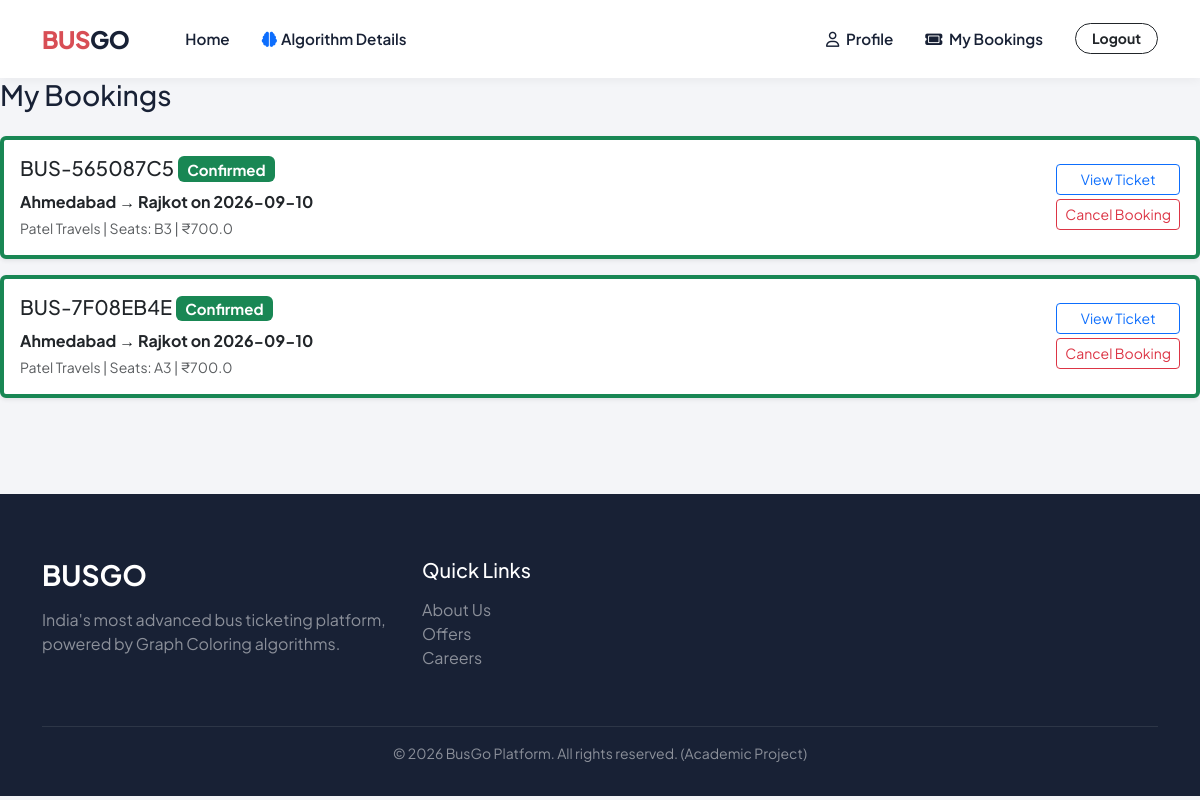
Screenshot of /my-bookings (signed in) with the database file from the repository.
### models/booking.py (models this page shows)
class Booking(db.Model):
    id = db.Column(db.Integer, primary_key=True)
    user_id = db.Column(db.Integer, db.ForeignKey('user.id'), nullable=False)
    bus_id = db.Column(db.Integer, db.ForeignKey('bus.id'), nullable=False)
    journey_date = db.Column(db.String(50), nullable=False)
    booking_date = db.Column(db.DateTime, default=datetime.utcnow)
    passenger_count = db.Column(db.Integer, nullable=False)
    seat_numbers = db.Column(db.String(200), nullable=False) # comma separated
    total_amount = db.Column(db.Float, nullable=False)
    payment_status = db.Column(db.String(50), default='Pending')
    booking_status = db.Column(db.String(50), default='Confirmed') # Confirmed, Cancelled
    booking_reference = db.Column(db.String(50), unique=True, nullable=False)
    passengers_list = db.relationship('Passenger', backref='booking', lazy=True)

### models/bus.py (models this page shows)
class Bus(db.Model):
    id = db.Column(db.Integer, primary_key=True)
    operator = db.Column(db.String(100), nullable=False)
    from_city = db.Column(db.String(100), nullable=False)
    to_city = db.Column(db.String(100), nullable=False)
    departure_time = db.Column(db.String(50), nullable=False)
    arrival_time = db.Column(db.String(50), nullable=False)
    duration = db.Column(db.String(50), nullable=False)
    bus_type = db.Column(db.String(50), nullable=False) # AC, Non-AC, Sleeper, AC Sleeper
    base_price = db.Column(db.Float, nullable=False)
    rating = db.Column(db.Float, default=0.0)
    amenities = db.Column(db.String(200)) # comma separated
    seats = db.relationship('Seat', backref='bus', lazy=True)
    bookings = db.relationship('Booking', backref='bus', lazy=True)

### routes/booking.py (the view)
@booking_bp.route('/my-bookings')
def my_bookings():
    if 'user_id' not in session:
        return redirect(url_for('auth.login'))
    bookings = Booking.query.filter_by(user_id=session['user_id']).order_by(Booking.id.desc()).all()
    return render_template('bookings.html', bookings=bookings)

### templates/bookings.html
{% extends 'base.html' %}
{% block content %}
<h3 class="mb-4">My Bookings</h3>
<div class="row">
    {% for b in bookings %}
    <div class="col-md-12 mb-3">
        <div class="card shadow-sm border-start border-4 {% if b.booking_status == 'Cancelled' %}border-danger{% else %}border-success{% endif %}">
            <div class="card-body d-flex justify-content-between align-items-center">
                <div>
                    <h5 class="card-title">{{ b.booking_reference }} <span class="badge {% if b.booking_status == 'Cancelled' %}bg-danger{% else %}bg-success{% endif %}">{{ b.booking_status }}</span></h5>
                    <p class="mb-1 fw-bold">{{ b.bus.from_city }} &rarr; {{ b.bus.to_city }} on {{ b.journey_date }}</p>
                    <p class="text-muted small mb-0">{{ b.bus.operator }} | Seats: {{ b.seat_numbers }} | ₹{{ b.total_amount }}</p>
                </div>
                <div class="text-end">
                    {% if b.booking_status != 'Cancelled' %}
                        <a href="{{ url_for('booking.confirmation', booking_id=b.id) }}" class="btn btn-outline-primary btn-sm mb-1 d-block">View Ticket</a>
                        <form action="{{ url_for('booking.cancel', booking_id=b.id) }}" method="POST" onsubmit="return confirm('Are you sure you want to cancel this booking? Cancellation rules will apply.');">
                            <button type="submit" class="btn btn-outline-danger btn-sm w-100">Cancel Booking</button>
                        </form>
                    {% endif %}
                </div>
            </div>
        </div>
    </div>
    {% else %}
    <div class="alert alert-info">No bookings found.</div>
    {% endfor %}
</div>
{% endblock %}

### static/css/style.css (style rules this page uses)
:root { --primary: #d84e55; --primary-dark: #b83d44; --secondary: #182135; --accent: #FFC107; --success: #00c46a; --danger: #ff4d4d; --bg-main: #f4f5f8; --text-dark: #182135; --text-muted: #6b7280; --border-color: #e5e7eb; --card-shadow: 0 8px 24px rgba(0, 0, 0, 0.08); --hover-shadow: 0 12px 32px rgba(216, 78, 85, 0.15); --color-0: #fce7f3; --color-1: #fef3c7; --color-2: #d1fae5; --color-3: #e0e7ff; }
body { font-family: 'Plus Jakarta Sans', sans-serif; background-color: var(--bg-main); color: var(--text-dark); -webkit-font-smoothing: antialiased; }

### rows the page displays
Booking: booking_reference "BUS-565087C5", booking_status "Confirmed", bus.from_city "Ahmedabad", bus.to_city "Rajkot", journey_date "2026-09-10", bus.operator "Patel Travels", seat_numbers "B3", total_amount "700.0"
Booking: booking_reference "BUS-7F08EB4E", booking_status "Confirmed", bus.from_city "Ahmedabad", bus.to_city "Rajkot", journey_date "2026-09-10", bus.operator "Patel Travels", seat_numbers "A3", total_amount "700.0"
